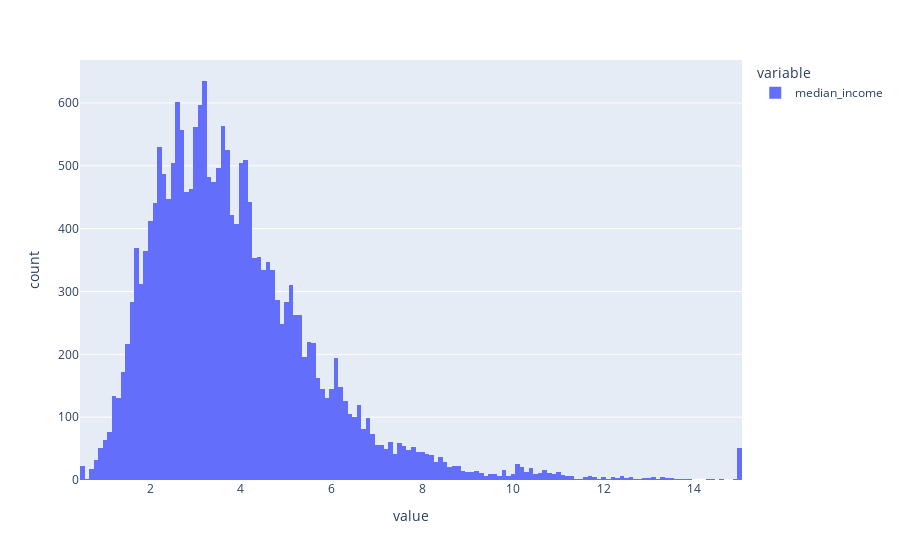

Notebook code for this chart:
### Code cell
housing['median_income'].hist(bins=50, figsize=(20,15))

### Figure 1 — Plotly figure (JSON) as saved in the notebook; plotly's stock layout.template omitted (floating-point values rounded to 4 significant figures; data arrays with more than 128 entries replaced by an {"elided": "..."} marker saying what was removed)
{"data": [{"bingroup": "x", "hovertemplate": "variable=median_income<br>value=%{x}<br>count=%{y}<extra></extra>", "legendgroup": "median_income", "marker": {"color": "#636efa", "pattern": {"shape": ""}}, "name": "median_income", "orientation": "v", "showlegend": true, "type": "histogram", "x": {"elided": "20640 float values"}, "xaxis": "x", "yaxis": "y"}], "layout": {"barmode": "relative", "legend": {"title": {"text": "variable"}, "tracegroupgap": 0}, "margin": {"t": 60}, "xaxis": {"anchor": "y", "domain": [0, 1], "title": {"text": "value"}}, "yaxis": {"anchor": "x", "domain": [0, 1], "title": {"text": "count"}}}}
